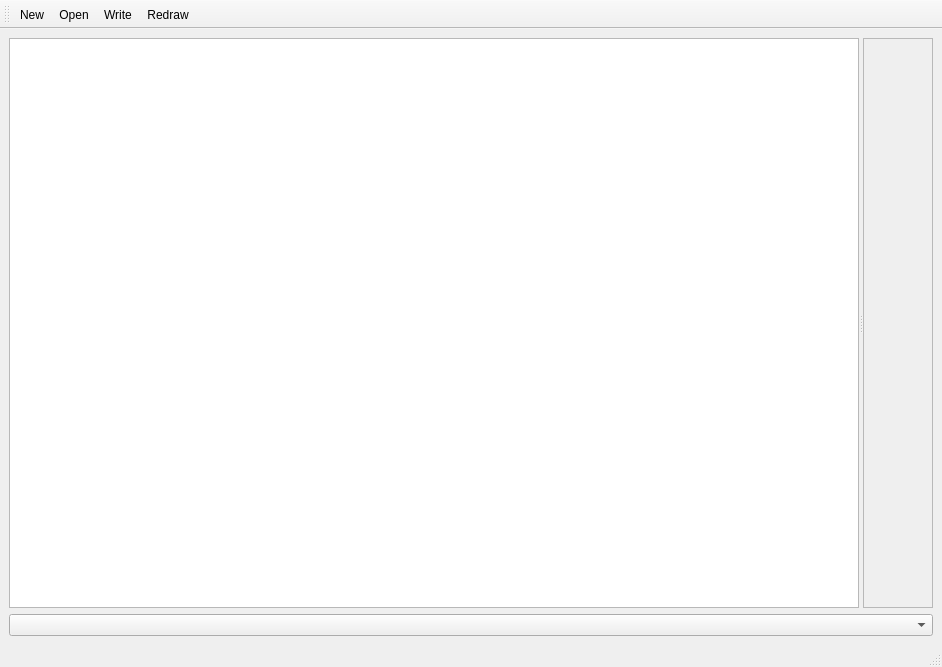
<?xml version="1.0" encoding="UTF-8"?>
<ui version="4.0">
 <class>MainWindow</class>
 <widget class="QMainWindow" name="MainWindow">
  <property name="geometry">
   <rect>
    <x>0</x>
    <y>0</y>
    <width>942</width>
    <height>667</height>
   </rect>
  </property>
  <property name="windowTitle">
   <string>MainWindow</string>
  </property>
  <widget class="QWidget" name="centralwidget">
   <layout class="QVBoxLayout" name="verticalLayout">
    <item>
     <widget class="QSplitter" name="splitter">
      <property name="orientation">
       <enum>Qt::Horizontal</enum>
      </property>
      <widget class="QListView" name="listView"/>
      <widget class="midie::PianoRollScroll" name="scrollArea">
       <property name="widgetResizable">
        <bool>true</bool>
       </property>
       <widget class="midie::PianoRollWidget" name="scrollAreaWidgetContents">
        <property name="geometry">
         <rect>
          <x>0</x>
          <y>0</y>
          <width>80</width>
          <height>518</height>
         </rect>
        </property>
       </widget>
      </widget>
     </widget>
    </item>
    <item>
     <widget class="QComboBox" name="comboBox"/>
    </item>
   </layout>
  </widget>
  <widget class="QMenuBar" name="menubar">
   <property name="geometry">
    <rect>
     <x>0</x>
     <y>0</y>
     <width>942</width>
     <height>32</height>
    </rect>
   </property>
  </widget>
  <widget class="QStatusBar" name="statusbar"/>
  <widget class="QToolBar" name="toolBar">
   <property name="windowTitle">
    <string>toolBar</string>
   </property>
   <attribute name="toolBarArea">
    <enum>TopToolBarArea</enum>
   </attribute>
   <attribute name="toolBarBreak">
    <bool>false</bool>
   </attribute>
   <addaction name="actionNewSmf"/>
   <addaction name="actionOpenSmf"/>
   <addaction name="actionWriteSmf"/>
   <addaction name="actionRedraw"/>
  </widget>
  <action name="actionOpenSmf">
   <property name="text">
    <string>Open</string>
   </property>
  </action>
  <action name="actionWriteSmf">
   <property name="text">
    <string>Write</string>
   </property>
  </action>
  <action name="actionNewSmf">
   <property name="text">
    <string>New</string>
   </property>
  </action>
  <action name="actionRedraw">
   <property name="text">
    <string>Redraw</string>
   </property>
  </action>
 </widget>
 <customwidgets>
  <customwidget>
   <class>midie::PianoRollWidget</class>
   <extends>QWidget</extends>
   <header>pianorollwidget.h</header>
   <container>1</container>
  </customwidget>
  <customwidget>
   <class>midie::PianoRollScroll</class>
   <extends>QScrollArea</extends>
   <header>pianorollwidget.h</header>
   <container>1</container>
  </customwidget>
 </customwidgets>
 <resources/>
 <connections/>
</ui>
